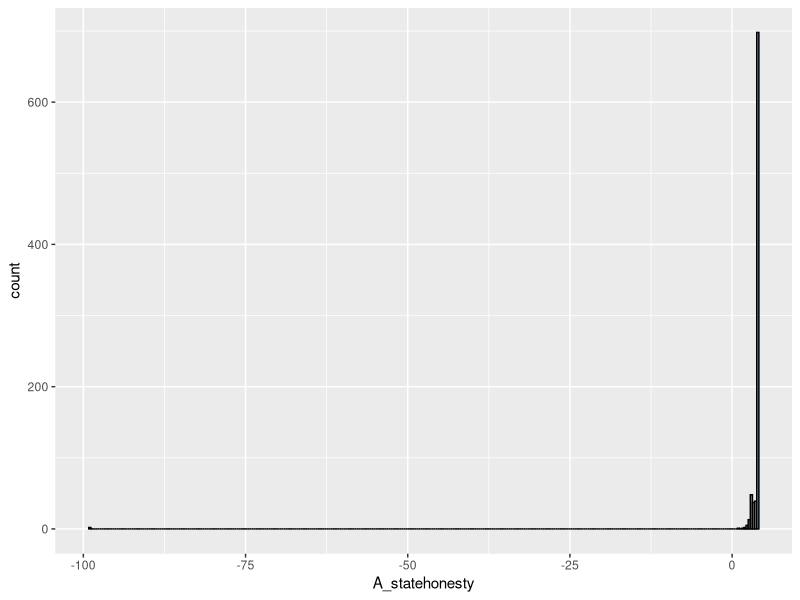
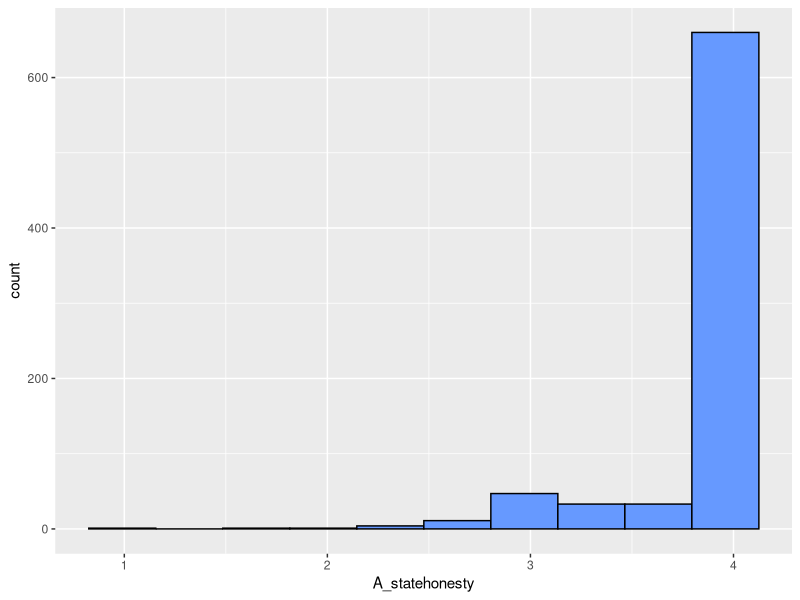
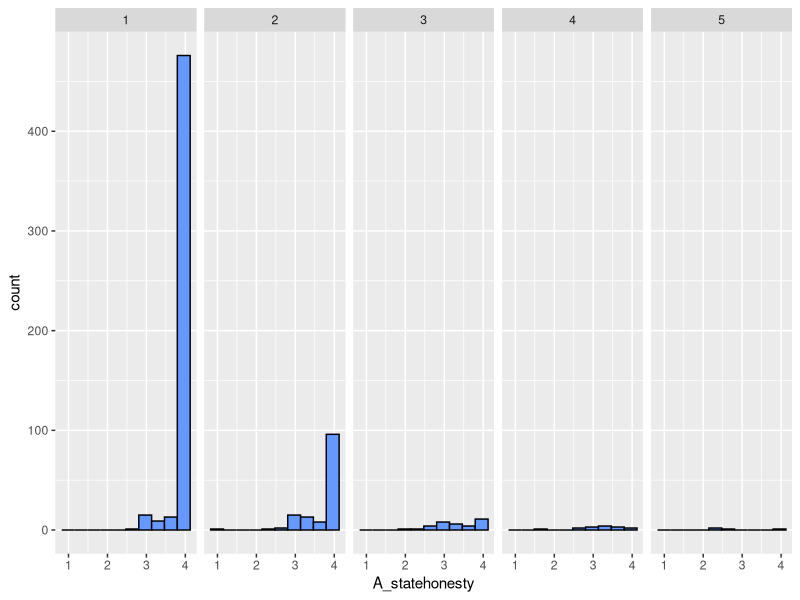
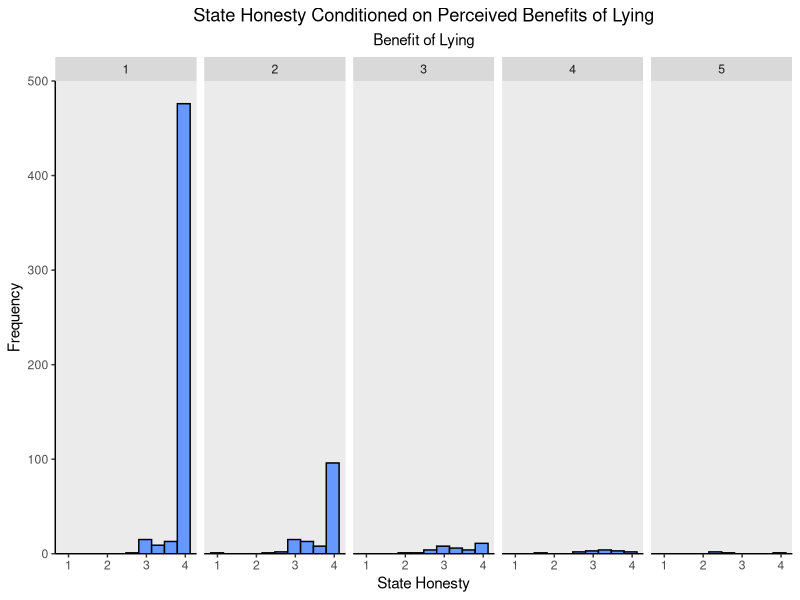
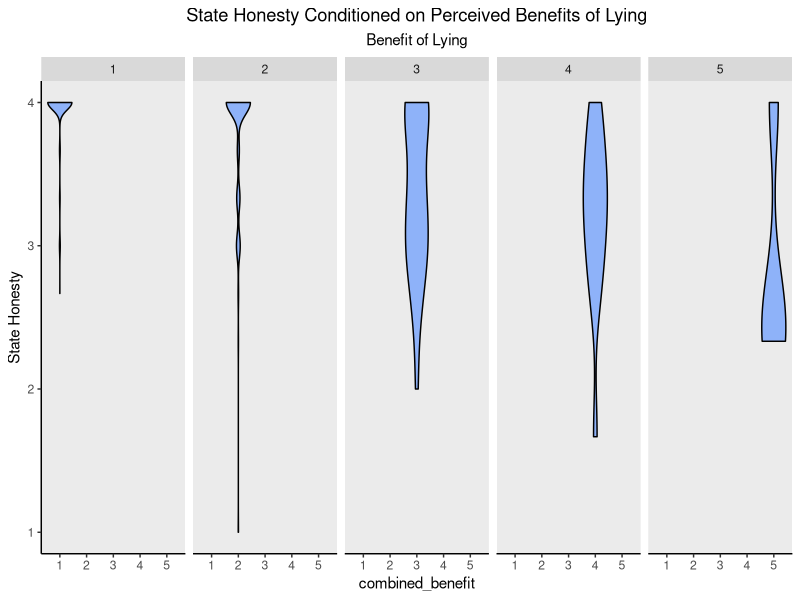
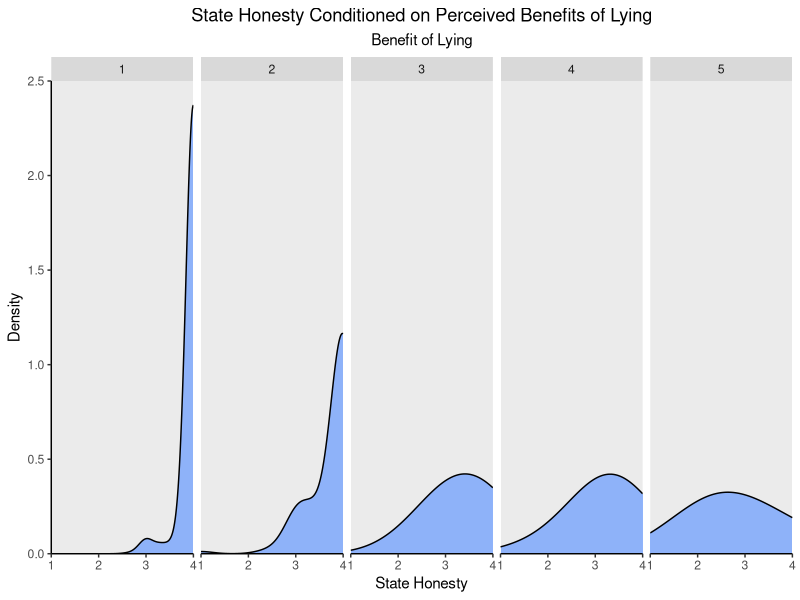
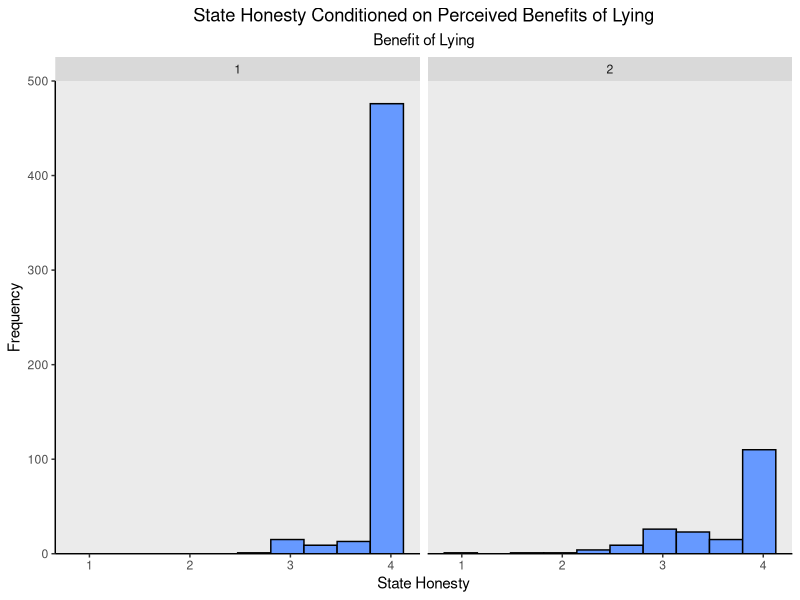
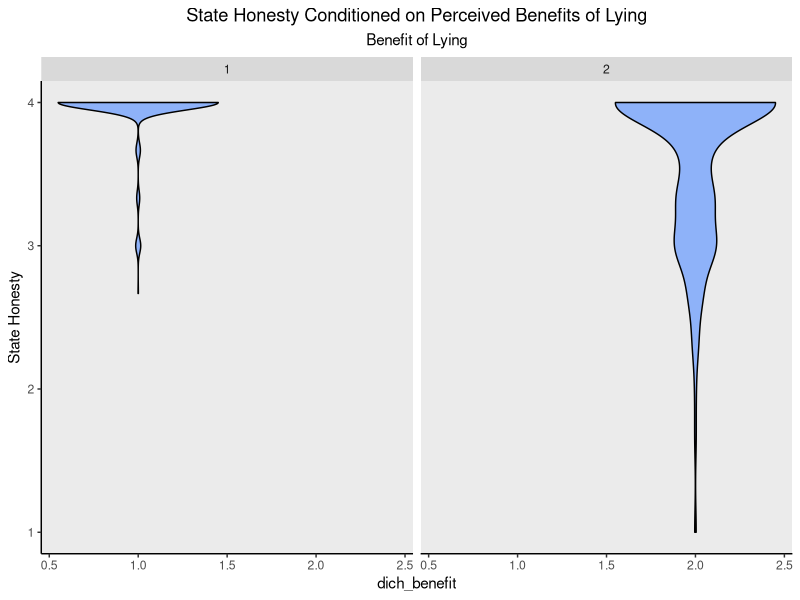

Reproduce these figures in R, in order.
## ---- chunk 1
library(tidyverse)

honesty <- read.csv("data/Honesty Goals data (Deidentified).csv")
## ---- chunk 2
ggplot(data = honesty,
       aes(x = A_statehonesty))+
  geom_histogram(binwidth = .33, color = "black", fill = "#6699FF")
## ---- chunk 3
#Turning -99 into missing data
honesty <- honesty %>% 
  mutate_all(~replace(., . == -99, NA))

#Creating a new filtered data set
honesty_partners_clean <- honesty %>%
  filter(inclusionsuggestion < 2, validID == 0, partner_interaction == 1)
## ---- chunk 4
ggplot(data = honesty_partners_clean,
       aes(x = A_statehonesty))+
  geom_histogram(binwidth = .33, color = "black", fill = "#6699FF")
## ---- chunk 5
honesty_partners_clean <- honesty_partners_clean %>%
  mutate(combined_benefit = round((A_benefitself + A_benefitpartner)/2))
## ---- chunk 6
ggplot(data = honesty_partners_clean %>%
         filter(!is.na(combined_benefit)),
       aes(x = A_statehonesty))+
  geom_histogram(binwidth = .33, color = "black", fill = "#6699FF")+
  facet_wrap(~ combined_benefit, ncol = 5)
## ---- chunk 7
ggplot(data = honesty_partners_clean %>%
         filter(!is.na(combined_benefit)),
       aes(x = A_statehonesty))+
  geom_histogram(
    binwidth = .33, 
    color = "black", 
    fill = "#6699FF")+
  facet_wrap(~ combined_benefit, ncol = 5)+
  scale_y_continuous(
    expand = c(0, 0),
    limits = c (0, 500))+
  theme(
    plot.background = element_blank(),
    panel.grid.major = element_blank(),
    panel.grid.minor = element_blank(),
    panel.border = element_blank())+
  theme(axis.line = element_line(color = "black"))+
  labs(
    title = "State Honesty Conditioned on Perceived Benefits of Lying",
    subtitle = "Benefit of Lying",
    x = "State Honesty", 
    y = "Frequency")+
  theme(
    plot.title = element_text(hjust = 0.5),
    plot.subtitle = element_text(hjust = 0.5))

##References:
# http://malditobarbudo.xyz/blog/r/starting-bars-and-histograms-at-zero-in-ggplot2/
# https://stackoverflow.com/questions/10861773/remove-grid-background-color-and-top-and-right-borders-from-ggplot2
## ---- chunk 8
ggplot(data = honesty_partners_clean %>%
         filter(!is.na(combined_benefit)),
       aes(x = combined_benefit, y = A_statehonesty))+
  geom_violin(color = "black", fill = "#6699FF", alpha = 0.7)+
  facet_wrap(~ combined_benefit, ncol = 5)+
  theme(
    plot.background = element_blank(),
    panel.grid.major = element_blank(),
    panel.grid.minor = element_blank(),
    panel.border = element_blank())+
  theme(axis.line = element_line(color = "black"))+
  labs(
    title = "State Honesty Conditioned on Perceived Benefits of Lying",
    subtitle = "Benefit of Lying", 
    y = "State Honesty")+
  theme(
    plot.title = element_text(hjust = 0.5),
    plot.subtitle = element_text(hjust = 0.5))
## ---- chunk 9
ggplot(data = honesty_partners_clean %>%
         filter(!is.na(combined_benefit)),
       aes(x = A_statehonesty))+
  geom_density(adjust = 3, fill = "#6699FF", alpha = .7)+
  facet_wrap(~ combined_benefit, ncol = 5)+
  theme(
    plot.background = element_blank(),
    panel.grid.major = element_blank(),
    panel.grid.minor = element_blank(),
    panel.border = element_blank())+
  theme(axis.line = element_line(color = "black"))+
  scale_y_continuous(
    expand = c(0, 0),
    limits = c(0, 2.5))+
  scale_x_continuous(
    expand = c(0, 0),
    limits = c(1, 4))+
  labs(
    title = "State Honesty Conditioned on Perceived Benefits of Lying",
    subtitle = "Benefit of Lying",
    x = "State Honesty", 
    y = "Density")+
  theme(
    plot.title = element_text(hjust = 0.5),
    plot.subtitle = element_text(hjust = 0.5))
## ---- chunk 10
#making a dichotomous benefit variable

honesty_partners_clean <- honesty_partners_clean %>%
  mutate(dich_benefit = if_else(combined_benefit == 1, 1, 2))

#trying a 2-facet histogram
ggplot(data = honesty_partners_clean %>%
         filter(!is.na(dich_benefit)),
       aes(x = A_statehonesty))+
  geom_histogram(
    binwidth = .33, 
    color = "black", 
    fill = "#6699FF")+
  facet_wrap(~ dich_benefit)+
  scale_y_continuous(
    expand = c(0, 0),
    limits = c (0, 500))+
  theme(
    plot.background = element_blank(),
    panel.grid.major = element_blank(),
    panel.grid.minor = element_blank(),
    panel.border = element_blank())+
  theme(axis.line = element_line(color = "black"))+
  labs(
    title = "State Honesty Conditioned on Perceived Benefits of Lying",
    subtitle = "Benefit of Lying",
    x = "State Honesty", 
    y = "Frequency")+
  theme(
    plot.title = element_text(hjust = 0.5),
    plot.subtitle = element_text(hjust = 0.5))
## ---- chunk 11
ggplot(data = honesty_partners_clean %>%
         filter(!is.na(dich_benefit)),
       aes(x = dich_benefit, y = A_statehonesty))+
  geom_violin(color = "black", fill = "#6699FF", alpha = 0.7)+
  facet_wrap(~ dich_benefit)+
  theme(
    plot.background = element_blank(),
    panel.grid.major = element_blank(),
    panel.grid.minor = element_blank(),
    panel.border = element_blank())+
  theme(axis.line = element_line(color = "black"))+
  labs(
    title = "State Honesty Conditioned on Perceived Benefits of Lying",
    subtitle = "Benefit of Lying", 
    y = "State Honesty")+
  theme(
    plot.title = element_text(hjust = 0.5),
    plot.subtitle = element_text(hjust = 0.5))
## ---- chunk 12
ggplot(data = honesty_partners_clean %>%
         filter(!is.na(dich_benefit)),
       aes(x = A_statehonesty))+
  geom_density(adjust = 3, fill = "#6699FF", alpha = .7)+
  facet_wrap(~ dich_benefit)+
  theme(
    plot.background = element_blank(),
    panel.grid.major = element_blank(),
    panel.grid.minor = element_blank(),
    panel.border = element_blank())+
  theme(axis.line = element_line(color = "black"))+
  scale_y_continuous(
    expand = c(0, 0),
    limits = c(0, 2.5))+
  scale_x_continuous(
    expand = c(0, 0),
    limits = c(1, 4))+
  labs(
    title = "State Honesty Conditioned on Perceived Benefits of Lying",
    subtitle = "Benefit of Lying",
    x = "State Honesty", 
    y = "Frequency")+
  theme(
    plot.title = element_text(hjust = 0.5),
    plot.subtitle = element_text(hjust = 0.5))
## ---- chunk 13
honesty_partners_clean <- honesty_partners_clean %>%
  group_by(ID) %>%
  mutate(mean_benefit = mean(combined_benefit, na.rm = TRUE))

honesty_partners_clean %>%
  count(mean_benefit) %>%
  arrange(mean_benefit)
## ---- chunk 14
ggplot(data = honesty_partners_clean %>%
         filter(!is.na(combined_benefit), mean_benefit > 1),
       aes(x = A_statehonesty))+
  geom_histogram(
    binwidth = .33, 
    color = "black", 
    fill = "#6699FF")+
  facet_wrap(~ combined_benefit, ncol = 5)+
  scale_y_continuous(
    expand = c(0, 0),
    limits = c (0, 300))+
  theme(
    plot.background = element_blank(),
    panel.grid.major = element_blank(),
    panel.grid.minor = element_blank(),
    panel.border = element_blank())+
  theme(axis.line = element_line(color = "black"))+
  labs(
    title = "State Honesty Conditioned on Perceived Benefits of Lying",
    subtitle = "Benefit of Lying",
    x = "State Honesty", 
    y = "Frequency")+
  theme(
    plot.title = element_text(hjust = 0.5),
    plot.subtitle = element_text(hjust = 0.5))
## ---- chunk 15
ggplot(data = honesty_partners_clean %>%
         filter(!is.na(combined_benefit), mean_benefit > 1),
       aes(x = A_statehonesty))+
  geom_density(adjust = 3, fill = "#6699FF", alpha = .7)+
  facet_wrap(~ combined_benefit, ncol = 5)+
  theme(
    plot.background = element_blank(),
    panel.grid.major = element_blank(),
    panel.grid.minor = element_blank(),
    panel.border = element_blank())+
  theme(axis.line = element_line(color = "black"))+
  scale_y_continuous(
    expand = c(0, 0),
    limits = c(0, 2))+
  scale_x_continuous(
    expand = c(0, 0),
    limits = c(1, 4))+
  labs(
    title = "State Honesty Conditioned on Perceived Benefits of Lying",
    subtitle = "Benefit of Lying",
    x = "State Honesty", 
    y = "Frequency")+
  theme(
    plot.title = element_text(hjust = 0.5),
    plot.subtitle = element_text(hjust = 0.5))
## ---- chunk 16
ggplot(data = honesty_partners_clean %>%
         filter(!is.na(combined_benefit), mean_benefit > 1),
       aes(x = A_statehonesty))+
  geom_histogram(
    binwidth = .33, 
    color = "black", 
    fill = "#6699FF")+
  geom_density(
               adjust = 3)+
  facet_wrap(~ combined_benefit, ncol = 5)+
  scale_y_continuous(
    expand = c(0, 0),
    limits = c(0, 300))+
  theme(
    plot.background = element_blank(),
    panel.grid.major = element_blank(),
    panel.grid.minor = element_blank(),
    panel.border = element_blank())+
  theme(axis.line = element_line(color = "black"))+
  labs(
    title = "State Honesty Conditioned on Perceived Benefits of Lying",
    subtitle = "Benefit of Lying",
    x = "State Honesty", 
    y = "Frequency")+
  theme(
    plot.title = element_text(hjust = 0.5),
    plot.subtitle = element_text(hjust = 0.5))
## ---- chunk 17
ggplot(data = honesty_partners_clean %>%
         filter(!is.na(combined_benefit), mean_benefit > 1),
       aes(x = A_statehonesty))+
  geom_histogram(aes(y = ..density..),
    binwidth = .33, 
    color = "black", 
    fill = "#6699FF")+
  geom_density(aes(y = ..density..),
               adjust = 3)+
  facet_wrap(~ combined_benefit, ncol = 5)+
  scale_y_continuous(
    expand = c(0, 0),
    limits = c(0, 3))+
  theme(
    plot.background = element_blank(),
    panel.grid.major = element_blank(),
    panel.grid.minor = element_blank(),
    panel.border = element_blank())+
  theme(axis.line = element_line(color = "black"))+
  labs(
    title = "State Honesty Conditioned on Perceived Benefits of Lying",
    subtitle = "Benefit of Lying",
    x = "State Honesty", 
    y = "Density")+
  theme(
    plot.title = element_text(hjust = 0.5),
    plot.subtitle = element_text(hjust = 0.5))
## ---- chunk 18
ggplot(data = honesty_partners_clean %>%
         filter(!is.na(combined_benefit), mean_benefit > 1),
       aes(x = A_statehonesty))+
  geom_histogram(aes(y = ..count..,),
    binwidth = .33, 
    color = "black", 
    fill = "#6699FF")+
  geom_density(aes(y = ..count..),
               linewidth = 0.55,
               adjust = 3)+
  facet_wrap(~ combined_benefit, ncol = 5)+
  scale_y_continuous(
    expand = c(0, 0),
    limits = c(0, 300))+
  theme(
    plot.background = element_blank(),
    panel.grid.major = element_blank(),
    panel.grid.minor = element_blank(),
    panel.border = element_blank())+
  theme(axis.line = element_line(color = "black"))+
  labs(
    title = "State Honesty Conditioned on Perceived Benefits of Lying",
    subtitle = "Benefit of Lying",
    x = "State Honesty", 
    y = "Frequency")+
  theme(
    plot.title = element_text(hjust = 0.5),
    plot.subtitle = element_text(hjust = 0.5))
## ---- chunk 19
ggplot(data = honesty_partners_clean %>%
         filter(!is.na(combined_benefit), mean_benefit > 1),
       aes(x = A_statehonesty))+
  geom_histogram(aes(y = (..count../100),),
    binwidth = .33, 
    color = "black", 
    fill = "#6699FF")+
  geom_density(
               linewidth = 0.55,
               adjust = 3)+
  facet_wrap(~ combined_benefit, ncol = 5)+
  scale_y_continuous(
    expand = c(0, 0),
    limits = c(0, 3))+
  theme(
    plot.background = element_blank(),
    panel.grid.major = element_blank(),
    panel.grid.minor = element_blank(),
    panel.border = element_blank())+
  theme(axis.line = element_line(color = "black"))+
  labs(
    title = "State Honesty Conditioned on Perceived Benefits of Lying",
    subtitle = "Benefit of Lying",
    x = "State Honesty", 
    y = "Frequency")+
  theme(
    plot.title = element_text(hjust = 0.5),
    plot.subtitle = element_text(hjust = 0.5))
